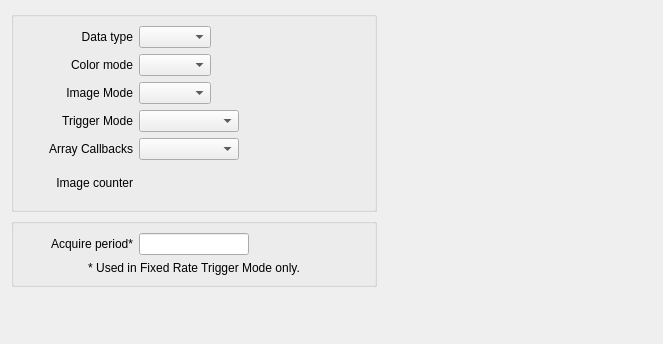
      <widget class="QWidget" name="Collect">
       <attribute name="title">
        <string>Collect</string>
       </attribute>
       <layout class="QFormLayout" name="formLayout_4">
        <item row="0" column="0">
         <widget class="QGroupBox" name="groupBox_10">
          <property name="title">
           <string/>
          </property>
          <layout class="QGridLayout" name="gridLayout_7">
           <item row="0" column="0">
            <layout class="QGridLayout" name="gridLayout_29" columnminimumwidth="110,110,110">
             <item row="1" column="0">
              <widget class="QLabel" name="label_45">
               <property name="text">
                <string>Color mode</string>
               </property>
               <property name="alignment">
                <set>Qt::AlignRight|Qt::AlignTrailing|Qt::AlignVCenter</set>
               </property>
              </widget>
             </item>
             <item row="1" column="2">
              <widget class="QELabel" name="qelabel_37">
               <property name="variable" stdset="0">
                <string>$(P):cam1:ColorMode_RBV</string>
               </property>
               <property name="variableSubstitutions" stdset="0">
                <string>P=13PS7</string>
               </property>
              </widget>
             </item>
             <item row="2" column="0">
              <widget class="QLabel" name="label_46">
               <property name="text">
                <string>Image Mode</string>
               </property>
               <property name="alignment">
                <set>Qt::AlignRight|Qt::AlignTrailing|Qt::AlignVCenter</set>
               </property>
              </widget>
             </item>
             <item row="4" column="2">
              <widget class="QELabel" name="qelabel_40">
               <property name="sizePolicy">
                <sizepolicy hsizetype="Expanding" vsizetype="Preferred">
                 <horstretch>0</horstretch>
                 <verstretch>0</verstretch>
                </sizepolicy>
               </property>
               <property name="variable" stdset="0">
                <string>$(P):cam1:ArrayCallbacks_RBV</string>
               </property>
               <property name="variableSubstitutions" stdset="0">
                <string>P=13PS7</string>
               </property>
              </widget>
             </item>
             <item row="4" column="1">
              <widget class="QEComboBox" name="qecombobox_23">
               <property name="sizePolicy">
                <sizepolicy hsizetype="Fixed" vsizetype="Fixed">
                 <horstretch>0</horstretch>
                 <verstretch>0</verstretch>
                </sizepolicy>
               </property>
               <property name="minimumSize">
                <size>
                 <width>100</width>
                 <height>0</height>
                </size>
               </property>
               <property name="variable" stdset="0">
                <string>$(P):cam1:ArrayCallbacks</string>
               </property>
               <property name="variableSubstitutions" stdset="0">
                <string>P=13PS7</string>
               </property>
               <property name="subscribe">
                <bool>true</bool>
               </property>
              </widget>
             </item>
             <item row="0" column="2">
              <widget class="QELabel" name="qelabel_36">
               <property name="variable" stdset="0">
                <string>$(P):cam1:DataType_RBV</string>
               </property>
               <property name="variableSubstitutions" stdset="0">
                <string>P=13PS7</string>
               </property>
              </widget>
             </item>
             <item row="1" column="1">
              <widget class="QEComboBox" name="qecombobox_20">
               <property name="sizePolicy">
                <sizepolicy hsizetype="Fixed" vsizetype="Fixed">
                 <horstretch>0</horstretch>
                 <verstretch>0</verstretch>
                </sizepolicy>
               </property>
               <property name="variable" stdset="0">
                <string>$(P):cam1:ColorMode</string>
               </property>
               <property name="variableSubstitutions" stdset="0">
                <string>P=13PS7</string>
               </property>
               <property name="subscribe">
                <bool>true</bool>
               </property>
              </widget>
             </item>
             <item row="3" column="1">
              <widget class="QEComboBox" name="qecombobox_22">
               <property name="sizePolicy">
                <sizepolicy hsizetype="Fixed" vsizetype="Fixed">
                 <horstretch>0</horstretch>
                 <verstretch>0</verstretch>
                </sizepolicy>
               </property>
               <property name="minimumSize">
                <size>
                 <width>100</width>
                 <height>0</height>
                </size>
               </property>
               <property name="variable" stdset="0">
                <string>$(P):cam1:TriggerMode</string>
               </property>
               <property name="variableSubstitutions" stdset="0">
                <string>P=13PS7</string>
               </property>
               <property name="subscribe">
                <bool>true</bool>
               </property>
              </widget>
             </item>
             <item row="2" column="1">
              <widget class="QEComboBox" name="qecombobox_21">
               <property name="sizePolicy">
                <sizepolicy hsizetype="Fixed" vsizetype="Fixed">
                 <horstretch>0</horstretch>
                 <verstretch>0</verstretch>
                </sizepolicy>
               </property>
               <property name="minimumSize">
                <size>
                 <width>0</width>
                 <height>0</height>
                </size>
               </property>
               <property name="maximumSize">
                <size>
                 <width>16777215</width>
                 <height>16777215</height>
                </size>
               </property>
               <property name="variable" stdset="0">
                <string>$(P):cam1:ImageMode</string>
               </property>
               <property name="variableSubstitutions" stdset="0">
                <string>P=13PS7</string>
               </property>
               <property name="subscribe">
                <bool>true</bool>
               </property>
              </widget>
             </item>
             <item row="3" column="0">
              <widget class="QLabel" name="label_47">
               <property name="text">
                <string>Trigger Mode</string>
               </property>
               <property name="alignment">
                <set>Qt::AlignRight|Qt::AlignTrailing|Qt::AlignVCenter</set>
               </property>
              </widget>
             </item>
             <item row="3" column="2">
              <widget class="QELabel" name="qelabel_39">
               <property name="variable" stdset="0">
                <string>$(P):cam1:TriggerMode_RBV</string>
               </property>
               <property name="variableSubstitutions" stdset="0">
                <string>P=13PS7</string>
               </property>
              </widget>
             </item>
             <item row="4" column="0">
              <widget class="QLabel" name="label_54">
               <property name="minimumSize">
                <size>
                 <width>0</width>
                 <height>0</height>
                </size>
               </property>
               <property name="text">
                <string>Array Callbacks</string>
               </property>
               <property name="alignment">
                <set>Qt::AlignRight|Qt::AlignTrailing|Qt::AlignVCenter</set>
               </property>
              </widget>
             </item>
             <item row="2" column="2">
              <widget class="QELabel" name="qelabel_38">
               <property name="minimumSize">
                <size>
                 <width>0</width>
                 <height>0</height>
                </size>
               </property>
               <property name="variable" stdset="0">
                <string>$(P):cam1:ImageMode_RBV</string>
               </property>
               <property name="variableSubstitutions" stdset="0">
                <string>P=13PS7</string>
               </property>
              </widget>
             </item>
             <item row="0" column="1">
              <widget class="QEComboBox" name="qecombobox_19">
               <property name="sizePolicy">
                <sizepolicy hsizetype="Fixed" vsizetype="Fixed">
                 <horstretch>0</horstretch>
                 <verstretch>0</verstretch>
                </sizepolicy>
               </property>
               <property name="variable" stdset="0">
                <string>$(P):cam1:DataType</string>
               </property>
               <property name="variableSubstitutions" stdset="0">
                <string>P=13PS7</string>
               </property>
               <property name="subscribe">
                <bool>true</bool>
               </property>
              </widget>
             </item>
             <item row="0" column="0">
              <widget class="QLabel" name="label_44">
               <property name="text">
                <string>Data type</string>
               </property>
               <property name="alignment">
                <set>Qt::AlignRight|Qt::AlignTrailing|Qt::AlignVCenter</set>
               </property>
              </widget>
             </item>
             <item row="5" column="0">
              <widget class="QLabel" name="label_57">
               <property name="text">
                <string>Image counter</string>
               </property>
               <property name="alignment">
                <set>Qt::AlignRight|Qt::AlignTrailing|Qt::AlignVCenter</set>
               </property>
              </widget>
             </item>
             <item row="5" column="2">
              <widget class="QELabel" name="qelabel_41">
               <property name="sizePolicy">
                <sizepolicy hsizetype="Expanding" vsizetype="Preferred">
                 <horstretch>0</horstretch>
                 <verstretch>0</verstretch>
                </sizepolicy>
               </property>
               <property name="variable" stdset="0">
                <string>$(P):cam1:ArrayCounter_RBV</string>
               </property>
               <property name="variableSubstitutions" stdset="0">
                <string>P=13PS7</string>
               </property>
              </widget>
             </item>
            </layout>
           </item>
          </layout>
         </widget>
        </item>
        <item row="0" column="1">
         <spacer name="horizontalSpacer_7">
          <property name="orientation">
           <enum>Qt::Horizontal</enum>
          </property>
          <property name="sizeHint" stdset="0">
           <size>
            <width>269</width>
            <height>201</height>
           </size>
          </property>
         </spacer>
        </item>
        <item row="1" column="0">
         <widget class="QGroupBox" name="groupBox_11">
          <property name="title">
           <string/>
          </property>
          <layout class="QGridLayout" name="gridLayout_17">
           <item row="0" column="1">
            <widget class="QELineEdit" name="qelineedit_9">
             <property name="sizePolicy">
              <sizepolicy hsizetype="Fixed" vsizetype="Fixed">
               <horstretch>0</horstretch>
               <verstretch>0</verstretch>
              </sizepolicy>
             </property>
             <property name="minimumSize">
              <size>
               <width>110</width>
               <height>0</height>
              </size>
             </property>
             <property name="maximumSize">
              <size>
               <width>80</width>
               <height>16777215</height>
              </size>
             </property>
             <property name="variable" stdset="0">
              <string>$(P):cam1:AcquirePeriod</string>
             </property>
             <property name="variableSubstitutions" stdset="0">
              <string>P=13PS7</string>
             </property>
            </widget>
           </item>
           <item row="0" column="0">
            <widget class="QLabel" name="label_59">
             <property name="minimumSize">
              <size>
               <width>110</width>
               <height>0</height>
              </size>
             </property>
             <property name="text">
              <string>Acquire period*</string>
             </property>
             <property name="alignment">
              <set>Qt::AlignRight|Qt::AlignTrailing|Qt::AlignVCenter</set>
             </property>
            </widget>
           </item>
           <item row="0" column="2">
            <widget class="QELabel" name="qelabel_45">
             <property name="minimumSize">
              <size>
               <width>110</width>
               <height>0</height>
              </size>
             </property>
             <property name="variable" stdset="0">
              <string>$(P):cam1:AcquirePeriod_RBV</string>
             </property>
             <property name="variableSubstitutions" stdset="0">
              <string>P=13PS7</string>
             </property>
            </widget>
           </item>
           <item row="1" column="0" colspan="3">
            <widget class="QLabel" name="label_76">
             <property name="text">
              <string>* Used in Fixed Rate Trigger Mode only.</string>
             </property>
             <property name="alignment">
              <set>Qt::AlignCenter</set>
             </property>
            </widget>
           </item>
          </layout>
         </widget>
        </item>
        <item row="2" column="0">
         <spacer name="verticalSpacer_10">
          <property name="orientation">
           <enum>Qt::Vertical</enum>
          </property>
          <property name="sizeHint" stdset="0">
           <size>
            <width>20</width>
            <height>40</height>
           </size>
          </property>
         </spacer>
        </item>
       </layout>
      </widget>
